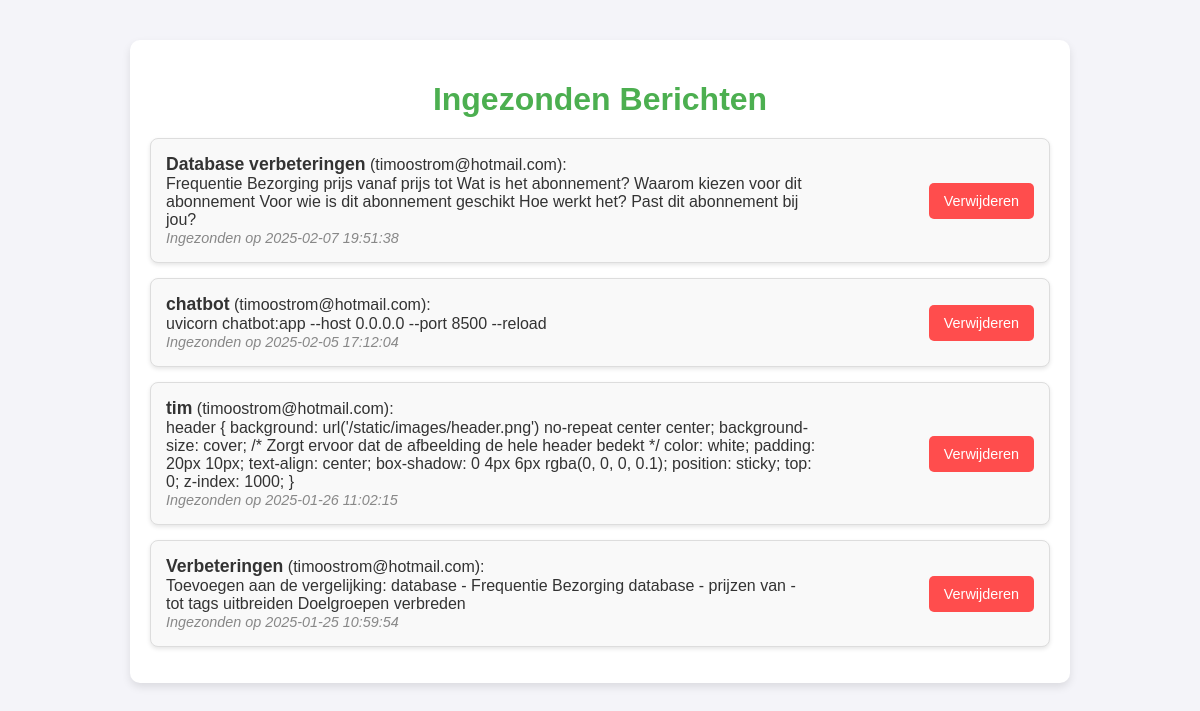
The app's page /berichten, older data.
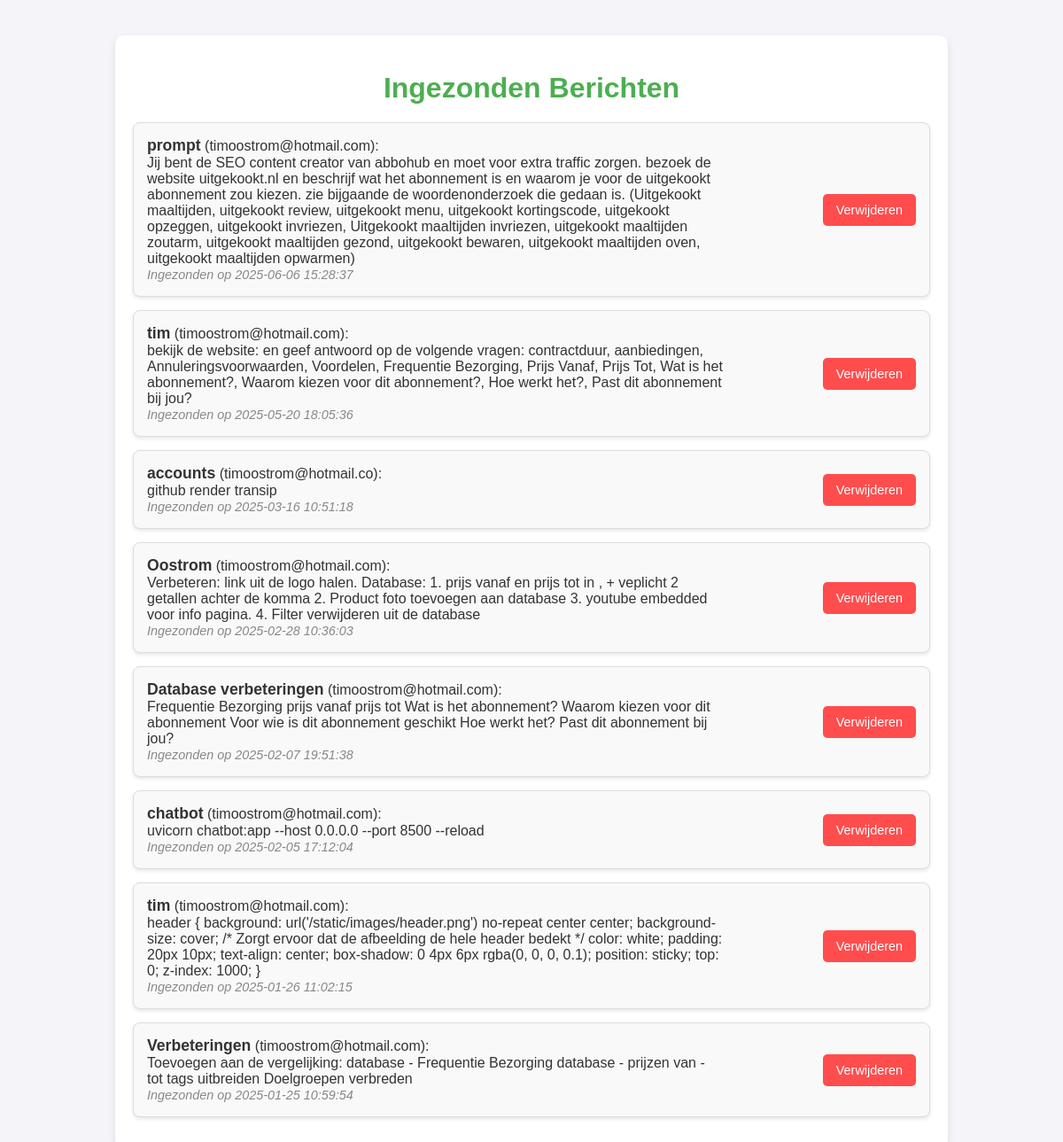
The same page, newer data.
### app.py (models this page shows, shortened)
class ContactBericht(db.Model):
    id = db.Column(db.Integer, primary_key=True)
    naam = db.Column(db.String(100), nullable=False)
    email = db.Column(db.String(120), nullable=False)
    bericht = db.Column(db.Text, nullable=False)
    datum = db.Column(db.DateTime, default=db.func.current_timestamp())

### app.py (the view)
@app.route('/berichten')
def berichten():
    alle_berichten = ContactBericht.query.order_by(ContactBericht.datum.desc()).all()
    return render_template('berichten.html', berichten=alle_berichten)

### app.py (called while the page is built)
@app.before_request
def enforce_trailing_slash():
    if request.path.startswith("/blog") and not request.path.endswith("/"):
        return redirect(request.path + "/", code=301)

### templates/berichten.html (shortened to what this page needs)
<!DOCTYPE html>
<html lang="nl">
<head>
</head>
<body>
    <div class="container">
        <h1>Ingezonden Berichten</h1>
        <ul>
            {% for bericht in berichten %}
                <li>
                    <div class="message-details">
                        <strong>{{ bericht.naam }}</strong> ({{ bericht.email }}):<br>
                        {{ bericht.bericht }}<br>
                        <em>Ingezonden op {{ bericht.datum }}</em>
                    </div>
                    <form action="{{ url_for('verwijder_bericht', id=bericht.id) }}" method="POST">
                        <button class="delete-button" type="submit" onclick="return confirm('Weet je zeker dat je dit bericht wilt verwijderen?')">Verwijderen</button>
                    </form>
                </li>
            {% endfor %}
        </ul>
    </div>
</body>
</html>

### templates/berichten.html (style rules this page uses)
body { font-family: Arial, sans-serif; margin: 0; padding: 0; background-color: #f4f4f9; color: #333; }
.container { max-width: 900px; margin: 40px auto; padding: 20px; background-color: #fff; border-radius: 10px; box-shadow: 0 4px 8px rgba(0, 0, 0, 0.1); }
h1 { text-align: center; color: #4CAF50; margin-bottom: 20px; }
ul { list-style: none; padding: 0; }
li { margin-bottom: 15px; padding: 15px; background-color: #f9f9f9; border: 1px solid #ddd; border-radius: 8px; display: flex; justify-content: space-between; align-items: center; box-shadow: 0 2px 4px rgba(0, 0, 0, 0.1); }
.message-details { max-width: 75%; }
.message-details strong { font-size: 1.1rem; color: #333; }
.message-details em { font-size: 0.9rem; color: #888; }
.delete-button { background-color: #ff4d4d; color: white; border: none; border-radius: 5px; padding: 10px 15px; cursor: pointer; font-size: 0.9rem; transition: background-color 0.3s ease; }

Row changes from the older to the newer data that the page shows:
added ContactBericht: naam "prompt", email "timoostrom@hotmail.com", bericht "Jij bent de SEO content creator van abbohub en moet voor extra traffic zorgen. bezoek de website uitgekookt.nl en beschrijf wat het abonnement is en waarom je voor de uitgekookt abonnement zou kiezen. zie bijgaande de woordenonderzoek die gedaan is. (Uitgekookt maaltijden, uitgekookt review, uitgekookt menu, uitgekookt kortingscode, uitgekookt opzeggen, uitgekookt invriezen, Uitgekookt maaltijden invriezen, uitgekookt maaltijden zoutarm, uitgekookt maaltijden gezond, uitgekookt bewaren, uitgekookt maaltijden oven, uitgekookt maaltijden opwarmen)", datum "2025-06-06 15:28:37"
added ContactBericht: naam "tim", email "timoostrom@hotmail.com", bericht "bekijk de website: en geef antwoord op de volgende vragen: contractduur, aanbiedingen, Annuleringsvoorwaarden, Voordelen, Frequentie Bezorging, Prijs Vanaf, Prijs Tot, Wat is het abonnement?, Waarom kiezen voor dit abonnement?, Hoe werkt het?, Past dit abonnement bij jou?", datum "2025-05-20 18:05:36"
added ContactBericht: naam "accounts", email "timoostrom@hotmail.co", bericht "github render transip", datum "2025-03-16 10:51:18"
added ContactBericht: naam "Oostrom", email "timoostrom@hotmail.com", bericht "Verbeteren: link uit de logo halen. Database: 1. prijs vanaf en prijs tot in , + veplicht 2 getallen achter de komma 2. Product foto toevoegen aan database 3. youtube embedded voor info pagina. 4. Filter verwijderen uit de database", datum "2025-02-28 10:36:03"
